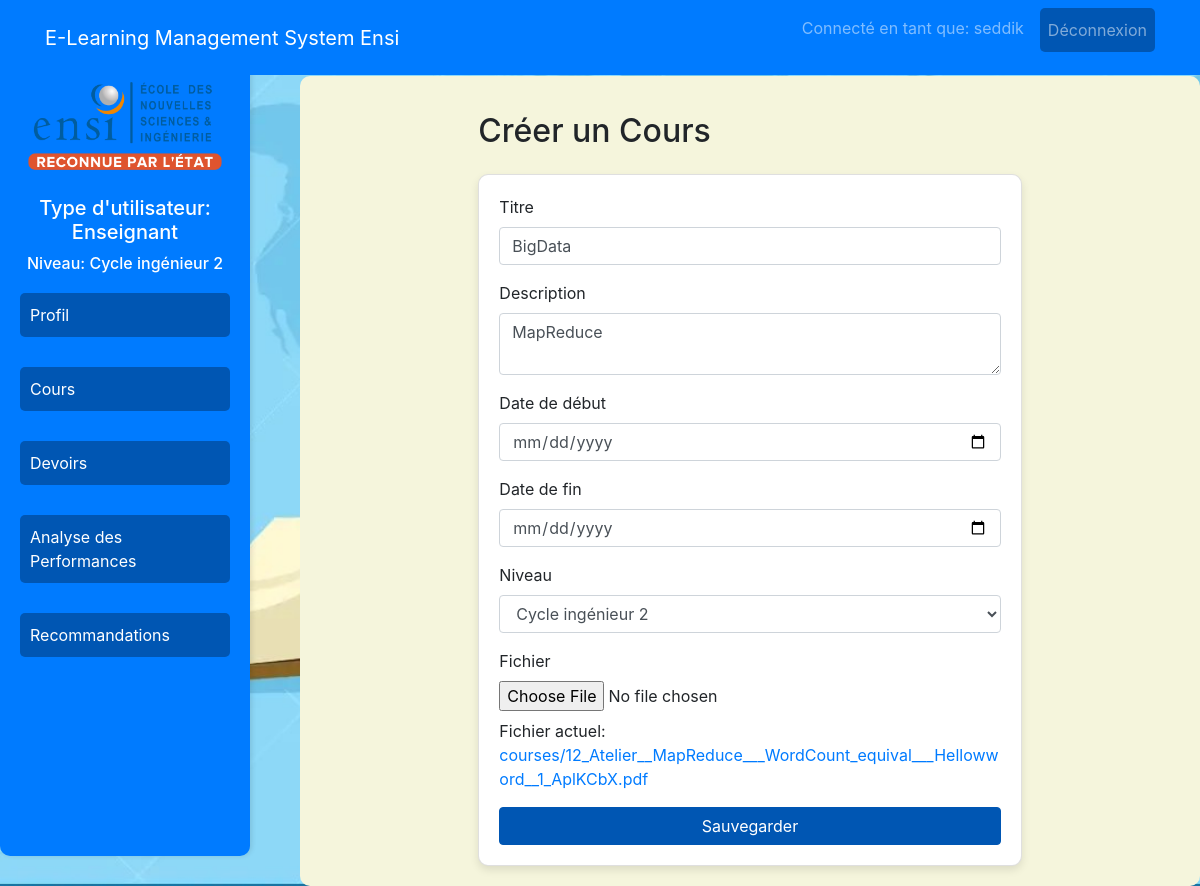
The app's page /courses/1/update/ (signed in) with its own data.
### education/models.py (models this page shows, shortened)
class Profile(models.Model):
    LEVEL_CHOICES = [
        (1, "1ère année cycle ingénieur"),
        (2, "2ème année cycle ingénieur"),
        (3, "3ème année cycle ingénieur"),
    ]
    user = models.OneToOneField(User, on_delete=models.CASCADE)
    bio = models.TextField(blank=True)
    phone = models.CharField(max_length=15, blank=True, null=True)
    is_teacher = models.BooleanField(default=False)
    is_admin = models.BooleanField(default=False)
    enrolled_courses = models.ManyToManyField('Course', blank=True, related_name='enrolled_students')
    level = models.IntegerField(choices=LEVEL_CHOICES, null=True, blank=True)

class Course(models.Model):
    LEVEL_CHOICES = (
        (1, 'Cycle ingénieur 1'),
        (2, 'Cycle ingénieur 2'),
        (3, 'Cycle ingénieur 3'),
    )
    title = models.CharField(max_length=255)
    description = models.TextField()
    start_date = models.DateField()
    end_date = models.DateField()
    level = models.IntegerField(choices=LEVEL_CHOICES)
    file = models.FileField(upload_to='courses/', null=True, blank=True)
    teacher = models.ForeignKey(User, on_delete=models.CASCADE)

### education/views.py (the view)
# urls.py: path('courses/<int:course_id>/update/', views.course_update, name='course_update'),
@login_required
@user_passes_test(is_admin_or_teacher)
def course_update(request, course_id):
    course = get_object_or_404(Course, id=course_id)
    if request.method == 'POST':
        form = CourseForm(request.POST, request.FILES, instance=course)
        if form.is_valid():
            form.save()
            messages.success(request, 'Cours mis à jour avec succès.')
            return redirect('course_list')
    else:
        form = CourseForm(instance=course)
    return render(request, 'course_form.html', {'form': form})

### education/forms.py
class CourseForm(forms.ModelForm):
    class Meta:
        model = Course
        fields = ['title', 'description', 'start_date', 'end_date', 'level', 'file']

### education/views.py (called while the page is built)
def is_admin_or_teacher(user):
    return user.is_superuser or user.profile.is_teacher

### education/templates/course_form.html (shortened to what this page needs)
{% extends "base.html" %}
{% block content_class %}content-courses{% endblock %}
{% block content %}
<div class="container mt-3">
    <div class="row justify-content-center">
        <div class="col-md-8">
            <h2 class="mb-4">{% if course %}Modifier le Cours{% else %}Créer un Cours{% endif %}</h2>
            <div class="card">
                <div class="card-body">
                    <form method="post" enctype="multipart/form-data">
                        <div class="form-group">
                            <label for="{{ form.title.id_for_label }}">Titre</label>
                            <input type="text" class="form-control" id="{{ form.title.id_for_label }}" name="{{ form.title.html_name }}" value="{{ form.title.value }}">
                        </div>
                        <div class="form-group">
                            <label for="{{ form.description.id_for_label }}">Description</label>
                            <textarea class="form-control" id="{{ form.description.id_for_label }}" name="{{ form.description.html_name }}">{{ form.description.value }}</textarea>
                        </div>
                        <div class="form-group">
                            <label for="{{ form.start_date.id_for_label }}">Date de début</label>
                            <input type="date" class="form-control" id="{{ form.start_date.id_for_label }}" name="{{ form.start_date.html_name }}" value="{{ form.start_date.value }}">
                        </div>
                        <div class="form-group">
                            <label for="{{ form.end_date.id_for_label }}">Date de fin</label>
                            <input type="date" class="form-control" id="{{ form.end_date.id_for_label }}" name="{{ form.end_date.html_name }}" value="{{ form.end_date.value }}">
                        </div>
                        <div class="form-group">
                            <label for="{{ form.level.id_for_label }}">Niveau</label>
                            <select class="form-control" id="{{ form.level.id_for_label }}" name="{{ form.level.html_name }}">
                                {% for choice in form.level.field.choices %}
                                    <option value="{{ choice.0 }}"{% if choice.0 == form.level.value %} selected{% endif %}>{{ choice.1 }}</option>
                                {% endfor %}
                            </select>
                        </div>
                        <div class="form-group">
                            <label for="{{ form.file.id_for_label }}">Fichier</label>
                            <input type="file" class="form-control-file" id="{{ form.file.id_for_label }}" name="{{ form.file.html_name }}">
                            {% if form.file.value %}
                                <p class="mt-2">Fichier actuel: <a href="{{ form.file.value.url }}">{{ form.file.value.name }}</a></p>
                            {% endif %}
                        </div>
                        <button type="submit" class="btn btn-primary btn-block">Sauvegarder</button>
                    </form>
                </div>
            </div>
        </div>
    </div>
</div>
{% endblock %}

### education/templates/base.html (shortened to what this page needs)
<!DOCTYPE html>
<html lang="fr">
<head>
    {% load static %}
    <link rel="stylesheet" href="https://stackpath.bootstrapcdn.com/bootstrap/4.5.2/css/bootstrap.min.css">
</head>
<body>
    <nav class="navbar navbar-expand-lg navbar-dark fixed-top">
        <div class="container">
            <div class="d-flex align-items-center w-100">
                <a class="navbar-brand mr-auto" href="{% if request.user.is_superuser %}{% url 'admin_dashboard' %}{% elif request.user.profile.is_teacher %}{% url 'teacher_dashboard' %}{% else %}{% url 'student_dashboard' %}{% endif %}">
                    E-Learning Management System Ensi
                </a>
                <ul class="navbar-nav">
                    {% if request.user.is_authenticated %}
                        <li class="nav-item">
                            <span class="navbar-text mr-3">Connecté en tant que: {{ request.user.username }}</span>
                        </li>
                        <li class="nav-item">
                            <a class="nav-link" href="{% url 'logout' %}">Déconnexion</a>
                        </li>
                    {% endif %}
                </ul>
            </div>
        </div>
    </nav>
    <div class="container-fluid">
        <div class="row">
            <div class="col-md-3 sidebar">
                <div class="user-info">
                    <img src="{% static 'Images/ENSI.png' %}">
                    <h5>
                        Type d'utilisateur:
                        {% if request.user.is_superuser %}
                            Admin
                        {% elif request.user.profile.is_teacher %}
                            Enseignant
                        {% else %}
                            Étudiant
                        {% endif %}
                    </h5>
                    <h6>
                        Niveau:
                        {% if request.user.profile.level %}
                            Cycle ingénieur {{ request.user.profile.level }}
                        {% else %}
                            Admin
                        {% endif %}
                    </h6>
                </div>
                <ul class="nav flex-column">
                    {% if request.user.is_authenticated %}
                        <li class="nav-item menu-item-profile">
                            <a class="nav-link" href="{% url 'profile' %}">Profil</a>
                        </li>
                        <li class="nav-item menu-item-courses">
                            <a class="nav-link" href="{% url 'course_list' %}">Cours</a>
                        </li>
                        <li class="nav-item menu-item-assignments">
                            <a class="nav-link" href="{% url 'assignment_list' %}">Devoirs</a>
                        </li>
                        {% if request.user.profile.is_teacher %}
                            <li class="nav-item menu-item-analysis">
                                <a class="nav-link" href="{% url 'performance_analysis' %}">Analyse des Performances</a>
                            </li>
                        {% endif %}
                        <li class="nav-item menu-item-recommendations">
                            <a class="nav-link" href="{% url 'resource_list' %}">Recommandations</a>
                        </li>
                    {% endif %}
                </ul>
            </div>
            <div class="col-md-9 content {% block content_class %}{% endblock %}">
                {% block content %}{% endblock %}
            </div>
        </div>
    </div>
</body>
</html>

### records on screen
Course: title "BigData", description "MapReduce", file.value.name "courses/12_Atelier__MapReduce___WordCount_equival___Hellowword__1_AplKCbX.pdf"

### other values on screen
{{ request.user.username }} "seddik"
{{ request.user.profile.level }} "2"
form field level "Cycle ingénieur 2"
